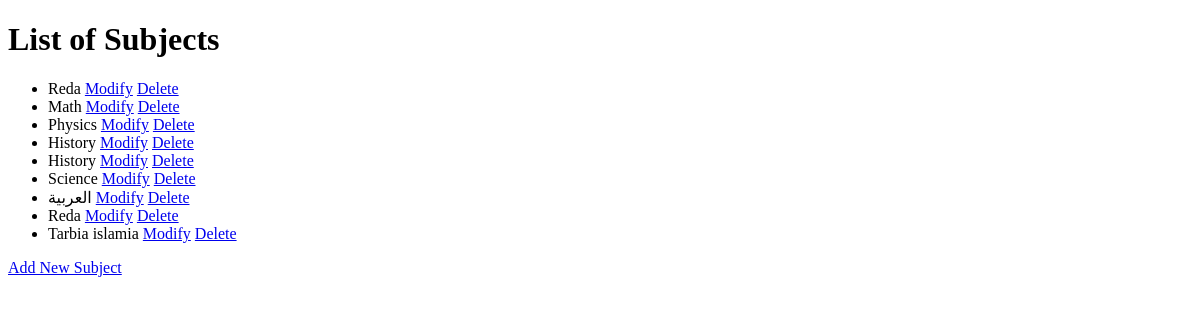
Page /subject_list/ on the earlier database version.
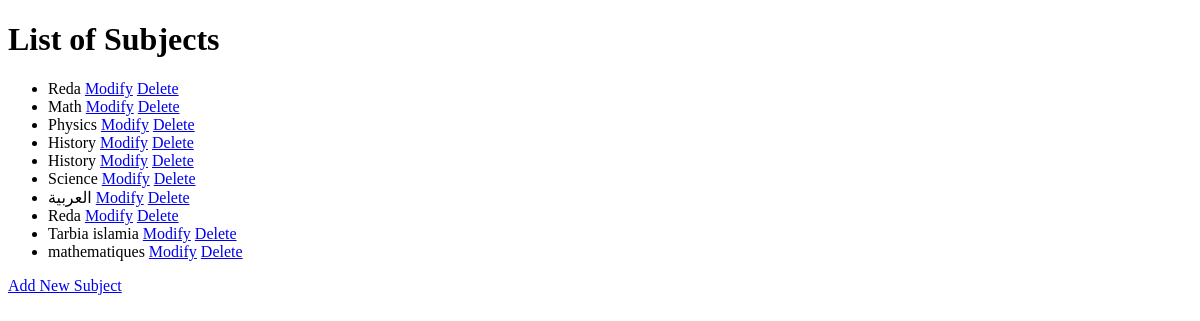
Same page on the later database version.
### quiz_app/models.py (models this page shows, shortened)
class Subject(models.Model):
    name = models.CharField(max_length=100)

### quiz_app/views.py (the view)
# urls.py: path('subject_list/', views.subject_list, name='subject_list'),
def subject_list(request):
    subjects = Subject.objects.all()
    return render(request, 'subject_list.html', {'subjects': subjects})

### quiz_app/templates/subject_list.html (shortened to what this page needs)
<!DOCTYPE html>
<html lang="en">
<head>
</head>
<body>
    <h1>List of Subjects</h1>
    <ul>
        {% for subject in subjects %}
            <li>
                {{ subject.name }}
                <a href="{% url 'modify_subject' subject.id %}">Modify</a>
                <a href="{% url 'delete_subject' subject.id %}">Delete</a>
            </li>
        {% empty %}
            <li>No subjects available.</li>
        {% endfor %}
    </ul>
    <a href="{% url 'add_subject' %}">Add New Subject</a>
</body>
</html>

Differences in the rows shown:
added Subject: name "mathematiques"
